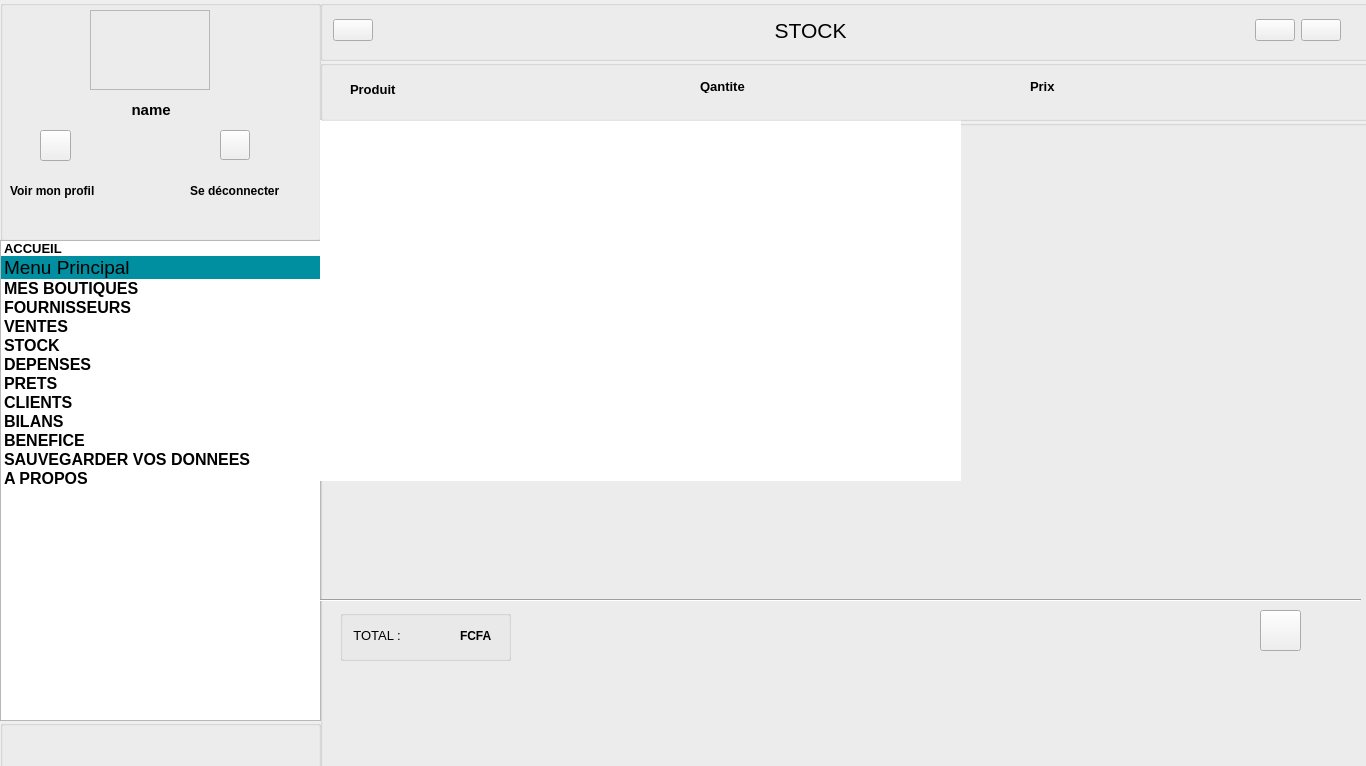
<?xml version="1.0" encoding="UTF-8"?>
<ui version="4.0">
 <class>Vente</class>
 <widget class="QMainWindow" name="Vente">
  <property name="geometry">
   <rect>
    <x>0</x>
    <y>0</y>
    <width>1366</width>
    <height>766</height>
   </rect>
  </property>
  <property name="windowTitle">
   <string>Ventes</string>
  </property>
  <property name="windowIcon">
   <iconset resource="resources.qrc">
    <normaloff>:/img/img/logo.png</normaloff>:/img/img/logo.png</iconset>
  </property>
  <property name="styleSheet">
   <string notr="true">#frame{
 border-image:url(:/img/img/profile.jpg);
position:fixed;
border-radius: 40px;
}



#gridLayout_2{

   background-color: #ffffff;
}



#frame_2{
 border-image:url(:/img/img/logo.png);
position:fixed;
}

#groupBox_2,#groupBox_3{

  background-color: #008ea1;
 border: 0px;
}

#groupBox,#horizontalSpacer,#horizontalSpacer_3,#horizontalSpacer_4,#horizontalSpacer_2{

    background-color: #008ea1;

}
#groupBox_4,#groupBox_5,#groupBox_6,#groupBox_7,#groupBox_8,#groupBox_9,#groupBox_10{
   
 background-color: #ffffff;



}



#label,#label_2 ,#label_3,#label_4,#label_6,#label_7,#label_8,#label_9,#label_10,#label_11{
       
 color: #ffffff; 
 margin-top: 0;
 margin-bottom: 1rem

}




#pushButton_profile,#pushButton_deconnrctet,#pushButton_achats,#pushButton_pro,#Retour,#calculator,#power
{
    border: 2px solid #008ea1;
    padding: 5px;
   border-radius: 4px;
 
    border: 2px solid #ffffff;
     background-color: #008ea1;
 
}

#pushButton_profile:hover { background-color: #4c8dff; }
#pushButton_deconnrctet:hover { background-color: #4c8dff; }

#groupBox_5{

  border: 2px solid #008ea1;
    padding: 5px;
   border-radius: 20px;
 
    border: 2px solid #ffffff;
     background-color: #008ea1;
}



#pushButton_Ajoute
{
    border: 2px solid #008ea1;
    padding: 5px;
   border-radius: 20px;
 
    border: 0px solid #ffffff;
     background-color: #ffc107;
 
}

#groupBox_11{

  background-color: #ffffff;

}


</string>
  </property>
  <widget class="QWidget" name="centralwidget">
   <widget class="QGroupBox" name="groupBox">
    <property name="geometry">
     <rect>
      <x>0</x>
      <y>0</y>
      <width>321</width>
      <height>241</height>
     </rect>
    </property>
    <property name="title">
     <string/>
    </property>
    <widget class="QFrame" name="frame">
     <property name="geometry">
      <rect>
       <x>90</x>
       <y>10</y>
       <width>120</width>
       <height>80</height>
      </rect>
     </property>
     <property name="frameShape">
      <enum>QFrame::StyledPanel</enum>
     </property>
     <property name="frameShadow">
      <enum>QFrame::Raised</enum>
     </property>
    </widget>
    <widget class="QPushButton" name="pushButton_profile">
     <property name="geometry">
      <rect>
       <x>40</x>
       <y>130</y>
       <width>31</width>
       <height>31</height>
      </rect>
     </property>
     <property name="text">
      <string/>
     </property>
     <property name="icon">
      <iconset resource="resources.qrc">
       <normaloff>:/img/img/person-outline.svg</normaloff>:/img/img/person-outline.svg</iconset>
     </property>
     <property name="iconSize">
      <size>
       <width>30</width>
       <height>30</height>
      </size>
     </property>
    </widget>
    <widget class="QPushButton" name="pushButton_deconnrctet">
     <property name="geometry">
      <rect>
       <x>220</x>
       <y>130</y>
       <width>30</width>
       <height>30</height>
      </rect>
     </property>
     <property name="text">
      <string/>
     </property>
     <property name="icon">
      <iconset resource="resources.qrc">
       <normaloff>:/img/img/enter-outline.svg</normaloff>:/img/img/enter-outline.svg</iconset>
     </property>
     <property name="iconSize">
      <size>
       <width>30</width>
       <height>30</height>
      </size>
     </property>
     <property name="checkable">
      <bool>false</bool>
     </property>
     <property name="checked">
      <bool>false</bool>
     </property>
     <property name="autoRepeat">
      <bool>false</bool>
     </property>
    </widget>
    <widget class="QLabel" name="label_2">
     <property name="geometry">
      <rect>
       <x>90</x>
       <y>100</y>
       <width>111</width>
       <height>20</height>
      </rect>
     </property>
     <property name="font">
      <font>
       <pointsize>11</pointsize>
       <weight>75</weight>
       <bold>true</bold>
      </font>
     </property>
     <property name="text">
      <string>          name</string>
     </property>
    </widget>
    <widget class="QLabel" name="label_3">
     <property name="geometry">
      <rect>
       <x>10</x>
       <y>180</y>
       <width>111</width>
       <height>21</height>
      </rect>
     </property>
     <property name="font">
      <font>
       <pointsize>9</pointsize>
       <weight>75</weight>
       <bold>true</bold>
      </font>
     </property>
     <property name="text">
      <string>Voir mon profil</string>
     </property>
    </widget>
    <widget class="QLabel" name="label_4">
     <property name="geometry">
      <rect>
       <x>190</x>
       <y>180</y>
       <width>91</width>
       <height>21</height>
      </rect>
     </property>
     <property name="font">
      <font>
       <pointsize>9</pointsize>
       <weight>75</weight>
       <bold>true</bold>
      </font>
     </property>
     <property name="text">
      <string>Se déconnecter</string>
     </property>
    </widget>
   </widget>
   <widget class="QListWidget" name="listWidget">
    <property name="geometry">
     <rect>
      <x>0</x>
      <y>240</y>
      <width>321</width>
      <height>481</height>
     </rect>
    </property>
    <property name="midLineWidth">
     <number>1</number>
    </property>
    <property name="autoScrollMargin">
     <number>16</number>
    </property>
    <property name="iconSize">
     <size>
      <width>40</width>
      <height>40</height>
     </size>
    </property>
    <property name="textElideMode">
     <enum>Qt::ElideLeft</enum>
    </property>
    <property name="verticalScrollMode">
     <enum>QAbstractItemView::ScrollPerItem</enum>
    </property>
    <property name="horizontalScrollMode">
     <enum>QAbstractItemView::ScrollPerItem</enum>
    </property>
    <property name="movement">
     <enum>QListView::Static</enum>
    </property>
    <property name="flow">
     <enum>QListView::TopToBottom</enum>
    </property>
    <property name="resizeMode">
     <enum>QListView::Fixed</enum>
    </property>
    <property name="layoutMode">
     <enum>QListView::SinglePass</enum>
    </property>
    <property name="spacing">
     <number>4</number>
    </property>
    <item>
     <property name="text">
      <string>ACCUEIL</string>
     </property>
     <property name="font">
      <font>
       <pointsize>10</pointsize>
       <weight>75</weight>
       <bold>true</bold>
      </font>
     </property>
     <property name="icon">
      <iconset resource="resources.qrc">
       <normaloff>:/img/img/home-outline.svg</normaloff>:/img/img/home-outline.svg</iconset>
     </property>
    </item>
    <item>
     <property name="text">
      <string>Menu Principal</string>
     </property>
     <property name="font">
      <font>
       <pointsize>14</pointsize>
      </font>
     </property>
     <property name="background">
      <brush brushstyle="SolidPattern">
       <color alpha="255">
        <red>0</red>
        <green>142</green>
        <blue>161</blue>
       </color>
      </brush>
     </property>
     <property name="foreground">
      <brush brushstyle="NoBrush">
       <color alpha="255">
        <red>255</red>
        <green>255</green>
        <blue>255</blue>
       </color>
      </brush>
     </property>
    </item>
    <item>
     <property name="text">
      <string>MES BOUTIQUES </string>
     </property>
     <property name="font">
      <font>
       <pointsize>12</pointsize>
       <weight>75</weight>
       <bold>true</bold>
      </font>
     </property>
     <property name="icon">
      <iconset resource="resources.qrc">
       <normaloff>:/img/img/newspaper-outline.svg</normaloff>:/img/img/newspaper-outline.svg</iconset>
     </property>
    </item>
    <item>
     <property name="text">
      <string>FOURNISSEURS</string>
     </property>
     <property name="font">
      <font>
       <pointsize>12</pointsize>
       <weight>75</weight>
       <bold>true</bold>
      </font>
     </property>
     <property name="icon">
      <iconset resource="resources.qrc">
       <normaloff>:/img/img/cube.svg</normaloff>:/img/img/cube.svg</iconset>
     </property>
    </item>
    <item>
     <property name="text">
      <string>VENTES</string>
     </property>
     <property name="font">
      <font>
       <pointsize>12</pointsize>
       <weight>75</weight>
       <bold>true</bold>
      </font>
     </property>
     <property name="icon">
      <iconset resource="resources.qrc">
       <normaloff>:/img/img/cart-outline.svg</normaloff>:/img/img/cart-outline.svg</iconset>
     </property>
    </item>
    <item>
     <property name="text">
      <string>STOCK</string>
     </property>
     <property name="font">
      <font>
       <pointsize>12</pointsize>
       <weight>75</weight>
       <bold>true</bold>
      </font>
     </property>
     <property name="icon">
      <iconset resource="resources.qrc">
       <normaloff>:/img/img/reader-outline.svg</normaloff>:/img/img/reader-outline.svg</iconset>
     </property>
    </item>
    <item>
     <property name="text">
      <string>DEPENSES</string>
     </property>
     <property name="font">
      <font>
       <pointsize>12</pointsize>
       <weight>75</weight>
       <bold>true</bold>
      </font>
     </property>
     <property name="icon">
      <iconset resource="resources.qrc">
       <normaloff>:/img/img/logo-closed-captioning.svg</normaloff>:/img/img/logo-closed-captioning.svg</iconset>
     </property>
    </item>
    <item>
     <property name="text">
      <string>PRETS</string>
     </property>
     <property name="font">
      <font>
       <pointsize>12</pointsize>
       <weight>75</weight>
       <bold>true</bold>
      </font>
     </property>
     <property name="icon">
      <iconset resource="resources.qrc">
       <normaloff>:/img/img/logo-usd.svg</normaloff>:/img/img/logo-usd.svg</iconset>
     </property>
    </item>
    <item>
     <property name="text">
      <string>CLIENTS</string>
     </property>
     <property name="font">
      <font>
       <pointsize>12</pointsize>
       <weight>75</weight>
       <bold>true</bold>
      </font>
     </property>
     <property name="icon">
      <iconset resource="resources.qrc">
       <normaloff>:/img/img/people-outline.svg</normaloff>:/img/img/people-outline.svg</iconset>
     </property>
    </item>
    <item>
     <property name="text">
      <string>BILANS</string>
     </property>
     <property name="font">
      <font>
       <pointsize>12</pointsize>
       <weight>75</weight>
       <bold>true</bold>
      </font>
     </property>
     <property name="icon">
      <iconset resource="resources.qrc">
       <normaloff>:/img/img/today-outline.svg</normaloff>:/img/img/today-outline.svg</iconset>
     </property>
    </item>
    <item>
     <property name="text">
      <string>BENEFICE</string>
     </property>
     <property name="font">
      <font>
       <pointsize>12</pointsize>
       <weight>75</weight>
       <bold>true</bold>
      </font>
     </property>
     <property name="icon">
      <iconset resource="resources.qrc">
       <normaloff>:/img/img/logo-closed-captioning.svg</normaloff>:/img/img/logo-closed-captioning.svg</iconset>
     </property>
    </item>
    <item>
     <property name="text">
      <string>SAUVEGARDER VOS DONNEES</string>
     </property>
     <property name="font">
      <font>
       <pointsize>12</pointsize>
       <weight>75</weight>
       <bold>true</bold>
      </font>
     </property>
     <property name="icon">
      <iconset resource="resources.qrc">
       <normaloff>:/img/img/download-outline.svg</normaloff>:/img/img/download-outline.svg</iconset>
     </property>
    </item>
    <item>
     <property name="text">
      <string>A PROPOS</string>
     </property>
     <property name="font">
      <font>
       <pointsize>12</pointsize>
       <weight>75</weight>
       <bold>true</bold>
      </font>
     </property>
     <property name="background">
      <brush brushstyle="NoBrush">
       <color alpha="255">
        <red>0</red>
        <green>0</green>
        <blue>0</blue>
       </color>
      </brush>
     </property>
     <property name="foreground">
      <brush brushstyle="HorPattern">
       <color alpha="255">
        <red>0</red>
        <green>0</green>
        <blue>0</blue>
       </color>
      </brush>
     </property>
     <property name="icon">
      <iconset resource="resources.qrc">
       <normaloff>:/img/img/information-circle-outline.svg</normaloff>:/img/img/information-circle-outline.svg</iconset>
     </property>
    </item>
   </widget>
   <widget class="QGroupBox" name="groupBox_11">
    <property name="geometry">
     <rect>
      <x>0</x>
      <y>720</y>
      <width>321</width>
      <height>51</height>
     </rect>
    </property>
    <property name="title">
     <string/>
    </property>
   </widget>
   <widget class="QGroupBox" name="groupBox_4">
    <property name="geometry">
     <rect>
      <x>320</x>
      <y>120</y>
      <width>1051</width>
      <height>651</height>
     </rect>
    </property>
    <property name="title">
     <string/>
    </property>
    <widget class="QGroupBox" name="groupBox_5">
     <property name="geometry">
      <rect>
       <x>20</x>
       <y>490</y>
       <width>171</width>
       <height>51</height>
      </rect>
     </property>
     <property name="title">
      <string/>
     </property>
     <widget class="QLabel" name="label_9">
      <property name="geometry">
       <rect>
        <x>60</x>
        <y>10</y>
        <width>61</width>
        <height>31</height>
       </rect>
      </property>
      <property name="font">
       <font>
        <pointsize>9</pointsize>
        <weight>75</weight>
        <bold>true</bold>
       </font>
      </property>
      <property name="text">
       <string/>
      </property>
     </widget>
     <widget class="QLabel" name="label_10">
      <property name="geometry">
       <rect>
        <x>10</x>
        <y>10</y>
        <width>51</width>
        <height>31</height>
       </rect>
      </property>
      <property name="font">
       <font>
        <pointsize>10</pointsize>
       </font>
      </property>
      <property name="text">
       <string> TOTAL :</string>
      </property>
     </widget>
     <widget class="QLabel" name="label_11">
      <property name="geometry">
       <rect>
        <x>120</x>
        <y>10</y>
        <width>31</width>
        <height>31</height>
       </rect>
      </property>
      <property name="font">
       <font>
        <pointsize>9</pointsize>
        <weight>75</weight>
        <bold>true</bold>
       </font>
      </property>
      <property name="text">
       <string>FCFA</string>
      </property>
     </widget>
    </widget>
    <widget class="QPushButton" name="pushButton_Ajoute">
     <property name="geometry">
      <rect>
       <x>940</x>
       <y>490</y>
       <width>41</width>
       <height>41</height>
      </rect>
     </property>
     <property name="text">
      <string/>
     </property>
     <property name="icon">
      <iconset resource="resources.qrc">
       <normaloff>:/img/img/add-sharp.svg</normaloff>:/img/img/add-sharp.svg</iconset>
     </property>
    </widget>
    <widget class="QTableView" name="tableView">
     <property name="geometry">
      <rect>
       <x>0</x>
       <y>0</y>
       <width>641</width>
       <height>361</height>
      </rect>
     </property>
     <property name="styleSheet">
      <string notr="true">QTableView QHeaderView::section {
  
   
}

QTableView {
    gridline-color: #fffff8;
    font-size: 12pt;
    border:opx;
}

QTableView::item {
 font-size: 14pt;
    text-align: center;
    qproperty-defaultAlignment: AlignLeft;
  width: 300PX;
  
}


</string>
     </property>
    </widget>
    <widget class="Line" name="line2">
     <property name="geometry">
      <rect>
       <x>0</x>
       <y>470</y>
       <width>1041</width>
       <height>20</height>
      </rect>
     </property>
     <property name="orientation">
      <enum>Qt::Horizontal</enum>
     </property>
    </widget>
   </widget>
   <widget class="QGroupBox" name="groupBox_2">
    <property name="geometry">
     <rect>
      <x>320</x>
      <y>0</y>
      <width>1051</width>
      <height>61</height>
     </rect>
    </property>
    <property name="title">
     <string/>
    </property>
    <widget class="QWidget" name="horizontalLayoutWidget">
     <property name="geometry">
      <rect>
       <x>0</x>
       <y>0</y>
       <width>1021</width>
       <height>61</height>
      </rect>
     </property>
     <layout class="QHBoxLayout" name="horizontalLayout">
      <item>
       <widget class="QLabel" name="label_8">
        <property name="text">
         <string/>
        </property>
       </widget>
      </item>
      <item>
       <widget class="QPushButton" name="Retour">
        <property name="text">
         <string/>
        </property>
        <property name="icon">
         <iconset resource="resources.qrc">
          <normaloff>:/img/img/return-up-back-sharp.svg</normaloff>:/img/img/return-up-back-sharp.svg</iconset>
        </property>
       </widget>
      </item>
      <item>
       <spacer name="horizontalSpacer_2">
        <property name="orientation">
         <enum>Qt::Horizontal</enum>
        </property>
        <property name="sizeHint" stdset="0">
         <size>
          <width>40</width>
          <height>20</height>
         </size>
        </property>
       </spacer>
      </item>
      <item>
       <widget class="QLabel" name="label">
        <property name="font">
         <font>
          <pointsize>16</pointsize>
          <weight>50</weight>
          <bold>false</bold>
         </font>
        </property>
        <property name="text">
         <string>  STOCK   </string>
        </property>
       </widget>
      </item>
      <item>
       <spacer name="horizontalSpacer">
        <property name="orientation">
         <enum>Qt::Horizontal</enum>
        </property>
        <property name="sizeHint" stdset="0">
         <size>
          <width>40</width>
          <height>20</height>
         </size>
        </property>
       </spacer>
      </item>
      <item>
       <widget class="QPushButton" name="calculator">
        <property name="text">
         <string/>
        </property>
        <property name="icon">
         <iconset resource="resources.qrc">
          <normaloff>:/img/img/calculator-sharp.svg</normaloff>:/img/img/calculator-sharp.svg</iconset>
        </property>
       </widget>
      </item>
      <item>
       <widget class="QPushButton" name="power">
        <property name="text">
         <string/>
        </property>
        <property name="icon">
         <iconset resource="resources.qrc">
          <normaloff>:/img/img/power-sharp.svg</normaloff>:/img/img/power-sharp.svg</iconset>
        </property>
        <property name="iconSize">
         <size>
          <width>16</width>
          <height>16</height>
         </size>
        </property>
       </widget>
      </item>
     </layout>
    </widget>
   </widget>
   <widget class="QGroupBox" name="groupBox_6">
    <property name="geometry">
     <rect>
      <x>320</x>
      <y>60</y>
      <width>1051</width>
      <height>61</height>
     </rect>
    </property>
    <property name="title">
     <string/>
    </property>
    <widget class="QLabel" name="label_12">
     <property name="geometry">
      <rect>
       <x>30</x>
       <y>19</y>
       <width>91</width>
       <height>21</height>
      </rect>
     </property>
     <property name="font">
      <font>
       <pointsize>10</pointsize>
       <weight>75</weight>
       <bold>true</bold>
      </font>
     </property>
     <property name="text">
      <string>Produit</string>
     </property>
    </widget>
    <widget class="QLabel" name="label_13">
     <property name="geometry">
      <rect>
       <x>380</x>
       <y>20</y>
       <width>47</width>
       <height>13</height>
      </rect>
     </property>
     <property name="font">
      <font>
       <pointsize>10</pointsize>
       <weight>75</weight>
       <bold>true</bold>
      </font>
     </property>
     <property name="text">
      <string>Qantite</string>
     </property>
    </widget>
    <widget class="QLabel" name="label_14">
     <property name="geometry">
      <rect>
       <x>710</x>
       <y>20</y>
       <width>47</width>
       <height>13</height>
      </rect>
     </property>
     <property name="font">
      <font>
       <pointsize>10</pointsize>
       <weight>75</weight>
       <bold>true</bold>
      </font>
     </property>
     <property name="text">
      <string>Prix</string>
     </property>
    </widget>
   </widget>
  </widget>
 </widget>
 <resources>
  <include location="resources.qrc"/>
 </resources>
 <connections/>
</ui>
